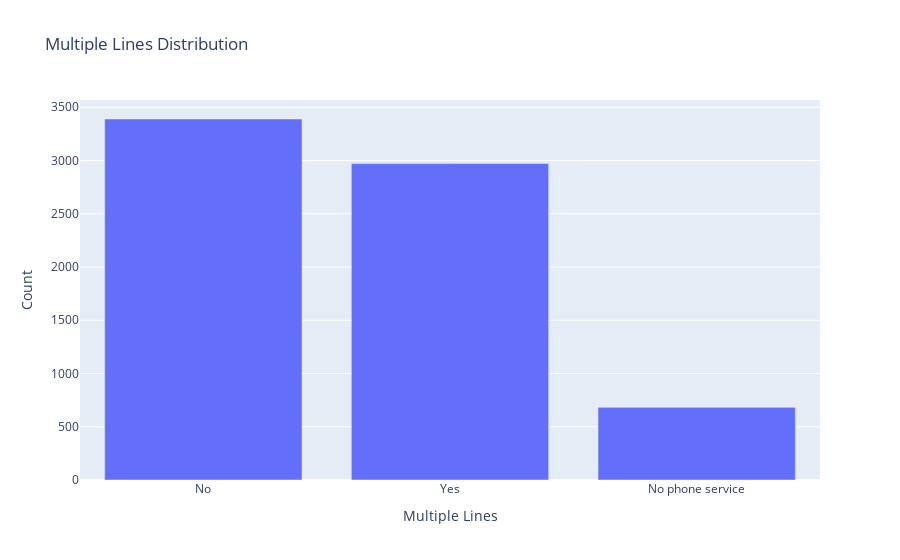

Notebook code cell kept with this figure:
### Code cell
multiple_lines_counts = df['MultipleLines'].value_counts().reset_index()
multiple_lines_counts.columns = ['MultipleLines', 'count']

# Create a bar chart using Plotly
fig = px.bar(multiple_lines_counts, x='MultipleLines', y='count', title='Multiple Lines Distribution', labels={'count': 'Count', 'MultipleLines': 'Multiple Lines'})

# Show the plot
fig.show()

### Figure 1 — Plotly figure (JSON) as saved in the notebook; plotly's stock layout.template omitted (floating-point values rounded to 4 significant figures)
{"data": [{"hovertemplate": "Multiple Lines=%{x}<br>Count=%{y}<extra></extra>", "legendgroup": "", "marker": {"color": "#636efa", "pattern": {"shape": ""}}, "name": "", "orientation": "v", "showlegend": false, "textposition": "auto", "type": "bar", "x": ["No", "Yes", "No phone service"], "xaxis": "x", "y": [3390, 2971, 682], "yaxis": "y"}], "layout": {"barmode": "relative", "legend": {"tracegroupgap": 0}, "title": {"text": "Multiple Lines Distribution"}, "xaxis": {"anchor": "y", "domain": [0, 1], "title": {"text": "Multiple Lines"}}, "yaxis": {"anchor": "x", "domain": [0, 1], "title": {"text": "Count"}}}}
